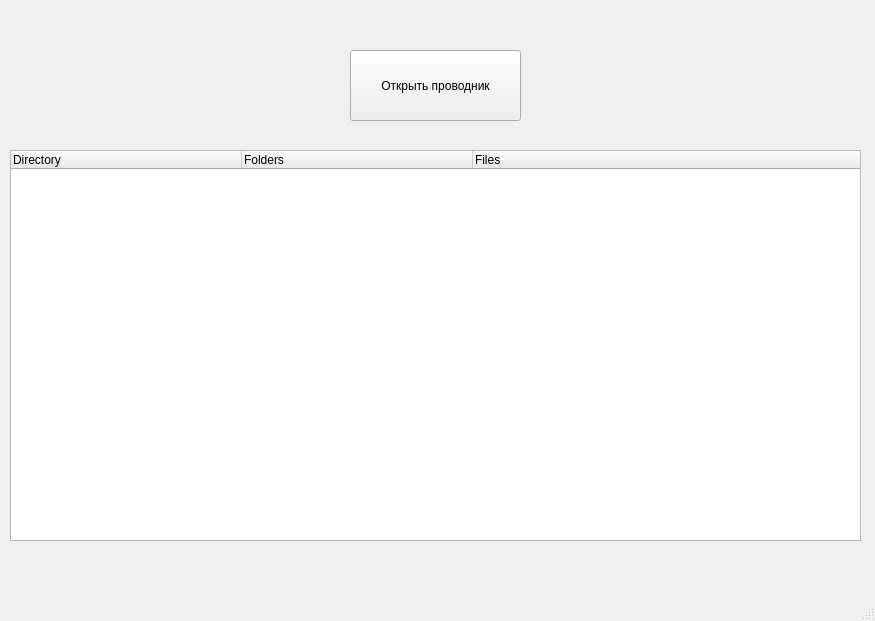
<?xml version="1.0" encoding="UTF-8"?>
<ui version="4.0">
 <class>MainWindow</class>
 <widget class="QMainWindow" name="MainWindow">
  <property name="geometry">
   <rect>
    <x>0</x>
    <y>0</y>
    <width>875</width>
    <height>621</height>
   </rect>
  </property>
  <property name="windowTitle">
   <string>MainWindow</string>
  </property>
  <widget class="QWidget" name="centralwidget">
   <widget class="QPushButton" name="openB">
    <property name="geometry">
     <rect>
      <x>350</x>
      <y>50</y>
      <width>171</width>
      <height>71</height>
     </rect>
    </property>
    <property name="text">
     <string>Открыть проводник</string>
    </property>
   </widget>
   <widget class="QTreeWidget" name="tree">
    <property name="geometry">
     <rect>
      <x>10</x>
      <y>150</y>
      <width>851</width>
      <height>391</height>
     </rect>
    </property>
    <attribute name="headerMinimumSectionSize">
     <number>22</number>
    </attribute>
    <attribute name="headerDefaultSectionSize">
     <number>231</number>
    </attribute>
    <column>
     <property name="text">
      <string>Directory</string>
     </property>
    </column>
    <column>
     <property name="text">
      <string>Folders</string>
     </property>
    </column>
    <column>
     <property name="text">
      <string>Files</string>
     </property>
    </column>
   </widget>
  </widget>
  <widget class="QMenuBar" name="menubar">
   <property name="geometry">
    <rect>
     <x>0</x>
     <y>0</y>
     <width>875</width>
     <height>37</height>
    </rect>
   </property>
  </widget>
  <widget class="QStatusBar" name="statusbar"/>
 </widget>
 <resources/>
 <connections/>
</ui>
